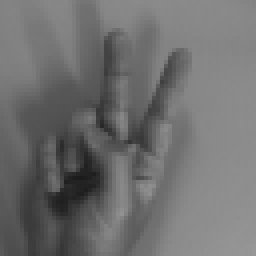
#> input picture data/0517/00.bmp, 64 x 64 px (shown 4 times larger); its folder holds 4 pictures in this run; the run also reads 1 picture not shown here
$ python principal_axes.py   (older library calls are emulated)
#> lines starting #> are read from the running program, lines starting #| are printed output that depends on the picture
### scripts/0517/ccr.py
from os import listdir

import numpy as np
import seaborn as sns
from PIL import Image


def load_image(path_to_image):
    """Load an image as an numpy array.

    Args:
        path_to_image: path to an image.
    Returns:
        image: an image, where the type is numpy array.

    """
    # load an image using Image module.
    image = Image.open(path_to_image)

    # change the type.
    image = np.asarray(image)
    image = image.flatten()

    return image


def get_image_list(path_to_image_dir):
    """Get an image list.

    Args:
        path_to_image_dir: path to a directory where images have been saved.
    Returns:
        image_list: A list which includes paths to images.

    """
    files = [f for f in listdir(path_to_image_dir)]

    return files


def pca(mat):
    """Apply PCA to given images.

    Args:
        mat: images represented by numpy arrays.
    Returns:
        pa: principal axes.
        ev: eigenvalues which are corresponding to the principal axes.
        r: rank of given matrix.

    """
    # get a shape of given matrix
    n, m = mat.shape

    # get the rank of the matrix
    r = min(n, m)

    # shift the values by the mean
    mat = mat - np.mean(mat, axis=0)

    # calculate eigenvectors and eigenvalues for `np.dot(mat, mat.T) / n`
    eigenvalues, eigenvectors = np.linalg.eig(np.dot(mat, mat.T) / n)

    # get the principal axes
    pa = np.zeros((r, m))
    ev = np.zeros((r,))
    for i in range(r):
        pa[i] = np.dot(mat.T, eigenvectors[i])
        pa[i] /= np.linalg.norm(pa[i])  # normalize eigenvectors
        ev[i] = eigenvalues[i]

    return pa, ev, r


# [24 lines left out: function main, not called in this run]


# [2 lines that do not run on import are left out]

### scripts/0517/principal_axes.py
import numpy as np
from PIL import Image

from ccr import load_image, get_image_list, pca


def visualize_principal_axes(pa, top=3):
    """Visualize the calculated top three principal axes.

    Args:
        pa: principal axes.

    """
    img_width = np.int(np.sqrt(pa.shape[1]))
    img_height = img_width

    for i in range(top):
        img = convert_array_to_image(pa[i], img_width, img_height)
        img.save('results/top_{}_pa.png'.format(i+1))


def convert_array_to_image(array, width, height):
    """Reshape a numpy array to an image.

    Args:
        array: a numpy array.
        width: width of a image.
        height: height of a image.
    Returns:
        img: an image whose type is PIL.Image.

    """
    # change the value range to 0-255
    array = 255 * ((array - np.min(array)) / (np.max(array) - np.min(array)))

    # reshape the array
    img = np.reshape(array, (height, width))

    # convert to an Image onject
    img = Image.fromarray(img)
    img = img.convert('RGB')

    return img


def main():
    """Entry point."""
    # get an image list
    base_url = '../../data/0517/'
    image_list = get_image_list(base_url)

    # load the images
    images = [load_image(base_url + filename) for filename in image_list]
#> in load_image, image is the input picture: PIL image 64x64 L; min 27, max 151, mean 111.1
#> in load_image, `image = image.flatten()`: image = 4096 values, max 151 at index 4031, min 27 at index 2835, mean 111.1
#> call 2 of load_image, with path_to_image = '../../data/0517/01.bmp'
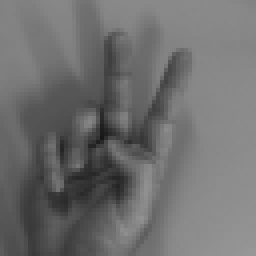
#> input picture data/0517/01.bmp, 64 x 64 px (shown 4 times larger)
#> in load_image, image is the input picture: PIL image 64x64 L; min 23, max 151, mean 110.4
#> in load_image (call 2), `image = image.flatten()`: image = 4096 values, max 151 at index 4095, min 23 at index 2201, mean 110.4
#> call 3 of load_image, with path_to_image = '../../data/0517/02.bmp'
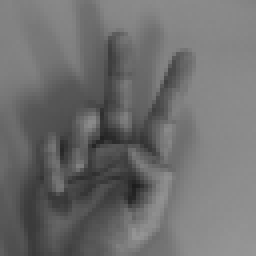
#> input picture data/0517/02.bmp, 64 x 64 px (shown 4 times larger)
#> in load_image, image is the input picture: PIL image 64x64 L; min 29, max 150, mean 110.5
#> in load_image (call 3), `image = image.flatten()`: image = 4096 values, max 150 at index 3967, min 29 at index 2977, mean 110.5
#> images = 4 items
    images = np.asarray(images)

    # get principal axes
    pa, ev, r = pca(images)
#> in pca, `eigenvalues, eigenvectors = np.linalg.eig(np.dot(mat, mat.T) / n)`: eigenvalues = [148855.1, 45549.6, 9.58e-12, 3374.3]; eigenvectors = [[-0.771, 0.392, 0.5, -0.0311], [-0.114, -0.855, 0.5, 0.082], [0.437, 0.164, 0.5, -0.729], [0.448, 0.298, 0.5, 0.678]]
#> after the loop in pca, `for i in range(r):`: ev = [148855.1, 45549.6, 9.58e-12, 3374.3]
#> ev = [148855.1, 45549.6, 9.58e-12, 3374.3]; r = 4

    # visualize the principal axes
    visualize_principal_axes(pa, top=3)
#> the loop in visualize_principal_axes, `for i in range(top):` made 3 passes
#> pass 1, in convert_array_to_image, `img = np.reshape(array, (height, width))`:
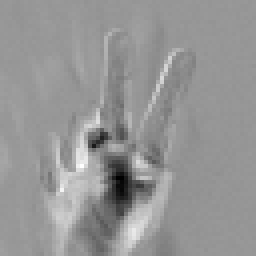
#> img: shape (64, 64) float64 (shown 4 times larger); min 0, max 255, mean 149.9
#> pass 2, in convert_array_to_image (call 2), `img = np.reshape(array, (height, width))`:
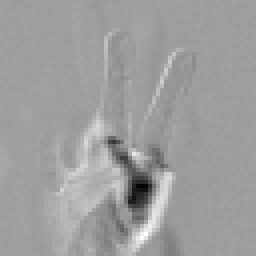
#> img: shape (64, 64) float64 (shown 4 times larger); min 0, max 255, mean 158.4
#> after the loop in visualize_principal_axes, `for i in range(top):`:
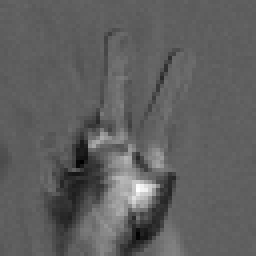
#> img: PIL image 64x64 RGB (shown 4 times larger); min 0, max 255, mean 95.1


if __name__ == '__main__':
    main()
